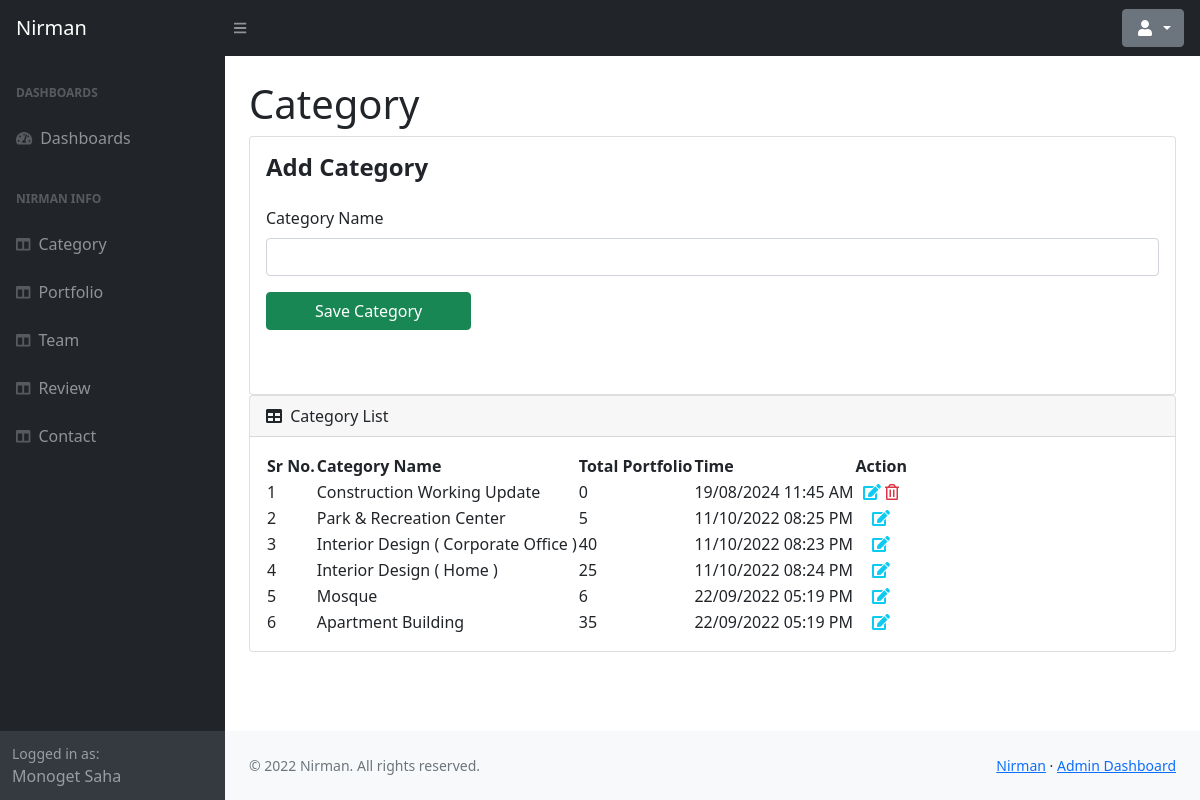
The page /admin/category.php (signed in) on the database its author committed.
### tables this page shows
CREATE TABLE `category` (
  `id` int NOT NULL,
  `c_name` varchar(100) NOT NULL,
  `inserted_at` timestamp NOT NULL DEFAULT CURRENT_TIMESTAMP ON UPDATE CURRENT_TIMESTAMP
);

### include/dbController.php (called while the page is built, shortened)
<?php
class DBController {
    private $host = "localhost";
    private $user = "root";
    private $password = "";
    private $database = "nirman";
    private $conn;
    function __construct() {
        $this->conn = $this->connectDB();
    }
    function connectDB() {
        $conn = mysqli_connect($this->host,$this->user,$this->password,$this->database);
        return $conn;
    }
    function runQuery($query) {
        $result = mysqli_query($this->conn,$query);
        while($row=mysqli_fetch_assoc($result)) {
            $resultset[] = $row;
        }
        if(!empty($resultset))
            return $resultset;
    }
    function numRows($query) {
        $result  = mysqli_query($this->conn,$query);
        $rowcount = mysqli_num_rows($result);
        return $rowcount;
    }
}

### admin/category.php (the view, shortened to what this page needs)
<?php
include('../include/dbController.php');
$db_handle = new DBController();
?>
<!DOCTYPE html>
<html lang="en">
<head>
    <?php include('include/csslist.php') ?>
</head>
<body class="sb-nav-fixed">
<?php include('include/topbar.php') ?>
<div id="layoutSidenav">
    <div id="layoutSidenav_nav">
        <?php include('include/sidebar.php') ?>
    </div>
    <div id="layoutSidenav_content">
        <main>
            <div class="container-fluid px-4">
                <h1 class="mt-4">Category</h1>
                <?php if (isset($_GET['edit'])) {
                    $data = $db_handle->runQuery("SELECT * FROM category where id={$_GET['edit']}");
                    ?>
                    <div class="row">
                        <div class="col-lg-12">
                            <div class="card">
                                <div class="card-body">
                                    <div class="row">
                                        <div class="col-lg-12 mb-5">
                                            <h4 class="mb-4">
                                                <strong>Edit Catagory</strong>
                                            </h4>
                                            <form id="form-validation-simple" name="form-validation-simple"
                                                  method="POST" enctype="multipart/form-data">
                                                <div class="form-group">
                                                    <label class="form-label">Category Name</label>
                                                    <input name="Category_Name" type="text"
                                                           value="<?php echo $data[0]["c_name"]; ?>"
                                                           class="form-control"
                                                           data-validation="[NOTEMPTY]" required/>
                                                </div>
                                                <div class="form-actions">
                                                    <button type="submit" class="btn btn-success mr-2 px-5"
                                                            name="up_cat">Update Category
                                                    </button>
                                                </div>
                                            </form>
                                        </div>
                                    </div>
                                </div>
                            </div>
                        </div>
                    </div>
                    <?php
                    if (isset($_POST['up_cat'])) {
                        $cname = $db_handle->checkValue($_POST['Category_Name']);
                        $rows = $db_handle->numRows("SELECT * FROM category where c_name='$cname'");
                        if ($rows == 0) {
                            $update = $db_handle->insertQuery("update category set c_name='$cname' where id=" . $_GET['edit'] . "");
                            echo '<script type="text/javascript">';
                            echo "setTimeout(function () { swal({title: 'Catagory Edit', text: 'Catagory Edited Successfully', type: 'success', confirmButtonClass: 'btn-success', confirmButtonText: 'OK', },function() {window.location = 'category.php';});";
                            echo '}, 1000);</script>';
                        } else {
                            echo '<script type="text/javascript">';
                            echo "setTimeout(function () { swal({title: 'Catagory Edit', text: 'Duplicate Category', type: 'error', confirmButtonClass: 'btn-danger', confirmButtonText: 'OK', });";
                            echo '}, 1000);</script>';
                        }
                    }
                    ?>
                <?php } else { ?>
                    <div class="row">
                        <div class="col-lg-12">
                            <div class="card">
                                <div class="card-body">
                                    <div class="row">
                                        <div class="col-lg-12 mb-5">
                                            <h4 class="mb-4">
                                                <strong>Add Category</strong>
                                            </h4>
                                            <form id="form-validation-simple" name="form-validation-simple"
                                                  method="POST" enctype="multipart/form-data">
                                                <div class="form-group">
                                                    <label class="form-label">Category Name</label>
                                                    <input name="Category_Name" type="text" class="form-control"
                                                           data-validation="[NOTEMPTY]" required/>
                                                </div>
                                                <div class="form-actions">
                                                    <button type="submit" class="btn btn-success mr-2 px-5"
                                                            name="sub_cat">Save Category
                                                    </button>
                                                </div>
                                            </form>
                                        </div>
                                    </div>
                                </div>
                            </div>
                        </div>
                    </div>
                <?php } ?>
                <div class="row">
                    <div class="col-lg-12">
                        <div class="card mb-4">
                            <div class="card-header">
                                <i class="fas fa-table me-1"></i>
                                Category List
                            </div>
                            <div class="card-body">
                                <table id="datatablesSimple">
                                    <thead>
                                    <tr>
                                        <th>Sr No.</th>
                                        <th>Category Name</th>
                                        <th>Total Portfolio</th>
                                        <th>Time</th>
                                        <th class="text-center">Action</th>
                                    </tr>
                                    </thead>
                                    <tbody>
                                    <?php
                                    $data = $db_handle->runQuery("SELECT * FROM category order by id desc");
                                    $row_count = $db_handle->numRows("SELECT * FROM category order by id desc");
                                    for ($i = 0; $i < $row_count; $i++) {
                                        ?>
                                        <tr>
                                            <td><?php echo $i + 1; ?></td>
                                            <td><?php echo $data[$i]["c_name"]; ?></td>
                                            <td>
                                                <?php
                                                $num_of_images = $db_handle->numRows("SELECT * FROM portfolio where category_id=" . $data[$i]['id'] . "");
                                                echo $num_of_images;
                                                ?>
                                            </td>
                                            <td>
                                                <?php
                                                $datetime = new DateTime($data[$i]["inserted_at"]);
                                                $la_time = new DateTimeZone('Asia/Dhaka');
                                                $datetime->setTimezone($la_time);
                                                echo $datetime->format('d/m/Y h:i A'); ?>
                                            </td>
                                            <td class="text-center">
                                                <a class="primary"
                                                   href="category.php?edit=<?php echo $data[$i]['id']; ?>"
                                                   data-original-title="" title="" style="text-decoration: none">
                                                    <i class="fas fa-edit text-info"></i>
                                                </a>
                                                <?php
                                                if ($num_of_images == 0) {
                                                    ?>
                                                    <a class="danger" href="?dele=<?php echo $data[$i]['id']; ?>"
                                                       data-original-title="" title="" style="text-decoration: none">
                                                        <i class="far fa-trash-alt text-danger"></i>
                                                    </a>
                                                <?php } ?>
                                            </td>
                                        </tr>
                                    <?php } ?>
                                    </tbody>
                                </table>
                            </div>
                        </div>
                    </div>
                </div>
            </div>
        </main>
        <?php include('include/footer.php') ?>
    </div>
</div>
</body>
</html>

### rows shown on the page
category: c_name "Construction Working Update", num_of_images "0", inserted_at "19/08/2024 11:45 AM"
category: c_name "Park & Recreation Center", num_of_images "5", inserted_at "11/10/2022 08:25 PM"
category: c_name "Interior Design ( Corporate Office )", num_of_images "40", inserted_at "11/10/2022 08:23 PM"
category: c_name "Interior Design ( Home )", num_of_images "25", inserted_at "11/10/2022 08:24 PM"
category: c_name "Mosque", num_of_images "6", inserted_at "22/09/2022 05:19 PM"
category: c_name "Apartment Building", num_of_images "35", inserted_at "22/09/2022 05:19 PM"

### other values the page prints
$_SESSION['name'] "Monoget Saha"
